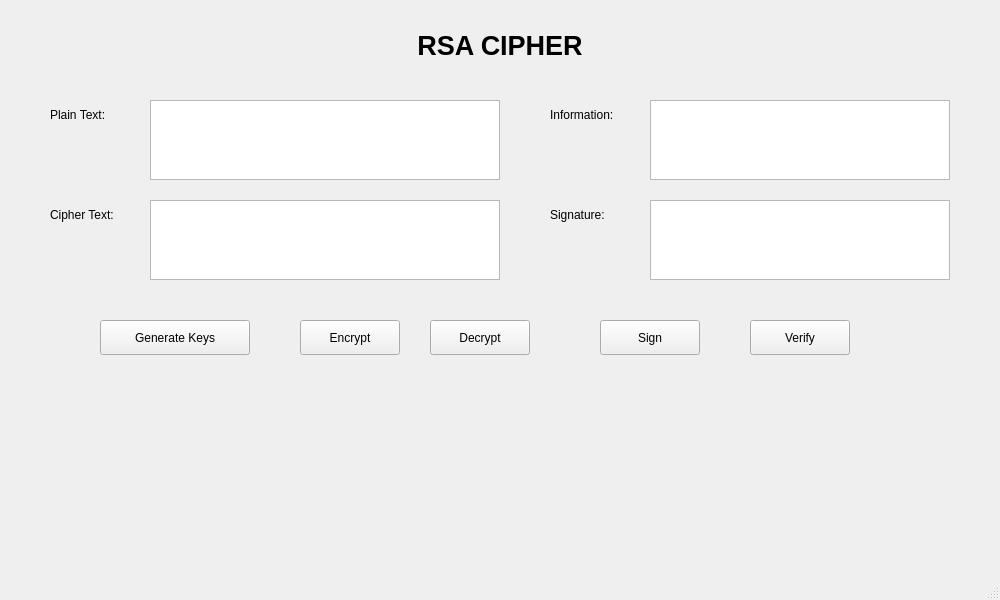
<?xml version="1.0" encoding="UTF-8"?>
<ui version="4.0">
 <class>MainWindow</class>
 <widget class="QMainWindow" name="MainWindow">
  <property name="geometry">
   <rect>
    <x>0</x>
    <y>0</y>
    <width>1000</width>
    <height>600</height>
   </rect>
  </property>
  <property name="windowTitle">
   <string>RSA Cipher</string>
  </property>
  <widget class="QWidget" name="centralwidget">

   <!-- Tiêu đề -->
   <widget class="QLabel" name="label">
    <property name="geometry">
     <rect>
      <x>350</x>
      <y>20</y>
      <width>300</width>
      <height>50</height>
     </rect>
    </property>
    <property name="font">
     <font>
      <pointsize>20</pointsize>
      <bold>true</bold>
     </font>
    </property>
    <property name="alignment">
     <set>Qt::AlignCenter</set>
    </property>
    <property name="text">
     <string>RSA CIPHER</string>
    </property>
   </widget>

   <!-- Plain Text -->
   <widget class="QLabel" name="label_2">
    <property name="geometry">
     <rect>
      <x>50</x>
      <y>100</y>
      <width>100</width>
      <height>30</height>
     </rect>
    </property>
    <property name="text">
     <string>Plain Text:</string>
    </property>
   </widget>
   <widget class="QTextEdit" name="txt_plaintext">
    <property name="geometry">
     <rect>
      <x>150</x>
      <y>100</y>
      <width>350</width>
      <height>80</height>
     </rect>
    </property>
   </widget>

   <!-- Cipher Text -->
   <widget class="QLabel" name="label_3">
    <property name="geometry">
     <rect>
      <x>50</x>
      <y>200</y>
      <width>100</width>
      <height>30</height>
     </rect>
    </property>
    <property name="text">
     <string>Cipher Text:</string>
    </property>
   </widget>
   <widget class="QTextEdit" name="txt_cipher_text">
    <property name="geometry">
     <rect>
      <x>150</x>
      <y>200</y>
      <width>350</width>
      <height>80</height>
     </rect>
    </property>
   </widget>

   <!-- Information -->
   <widget class="QLabel" name="label_4">
    <property name="geometry">
     <rect>
      <x>550</x>
      <y>100</y>
      <width>100</width>
      <height>30</height>
     </rect>
    </property>
    <property name="text">
     <string>Information:</string>
    </property>
   </widget>
   <widget class="QTextEdit" name="txt_info">
    <property name="geometry">
     <rect>
      <x>650</x>
      <y>100</y>
      <width>300</width>
      <height>80</height>
     </rect>
    </property>
   </widget>

   <!-- Signature -->
   <widget class="QLabel" name="label_5">
    <property name="geometry">
     <rect>
      <x>550</x>
      <y>200</y>
      <width>100</width>
      <height>30</height>
     </rect>
    </property>
    <property name="text">
     <string>Signature:</string>
    </property>
   </widget>
   <widget class="QTextEdit" name="txt_sign">
    <property name="geometry">
     <rect>
      <x>650</x>
      <y>200</y>
      <width>300</width>
      <height>80</height>
     </rect>
    </property>
   </widget>

   <!-- Buttons -->
   <widget class="QPushButton" name="btn_gen_keys">
    <property name="geometry">
     <rect>
      <x>100</x>
      <y>320</y>
      <width>150</width>
      <height>35</height>
     </rect>
    </property>
    <property name="text">
     <string>Generate Keys</string>
    </property>
   </widget>

   <widget class="QPushButton" name="btn_encrypt">
    <property name="geometry">
     <rect>
      <x>300</x>
      <y>320</y>
      <width>100</width>
      <height>35</height>
     </rect>
    </property>
    <property name="text">
     <string>Encrypt</string>
    </property>
   </widget>

   <widget class="QPushButton" name="btn_decrypt">
    <property name="geometry">
     <rect>
      <x>430</x>
      <y>320</y>
      <width>100</width>
      <height>35</height>
     </rect>
    </property>
    <property name="text">
     <string>Decrypt</string>
    </property>
   </widget>

   <widget class="QPushButton" name="btn_sign">
    <property name="geometry">
     <rect>
      <x>600</x>
      <y>320</y>
      <width>100</width>
      <height>35</height>
     </rect>
    </property>
    <property name="text">
     <string>Sign</string>
    </property>
   </widget>

   <widget class="QPushButton" name="btn_verify">
    <property name="geometry">
     <rect>
      <x>750</x>
      <y>320</y>
      <width>100</width>
      <height>35</height>
     </rect>
    </property>
    <property name="text">
     <string>Verify</string>
    </property>
   </widget>

  </widget>

  <widget class="QMenuBar" name="menubar">
   <property name="geometry">
    <rect>
     <x>0</x>
     <y>0</y>
     <width>1000</width>
     <height>26</height>
    </rect>
   </property>
  </widget>

  <widget class="QStatusBar" name="statusbar"/>
 </widget>
 <resources/>
 <connections/>
</ui>
